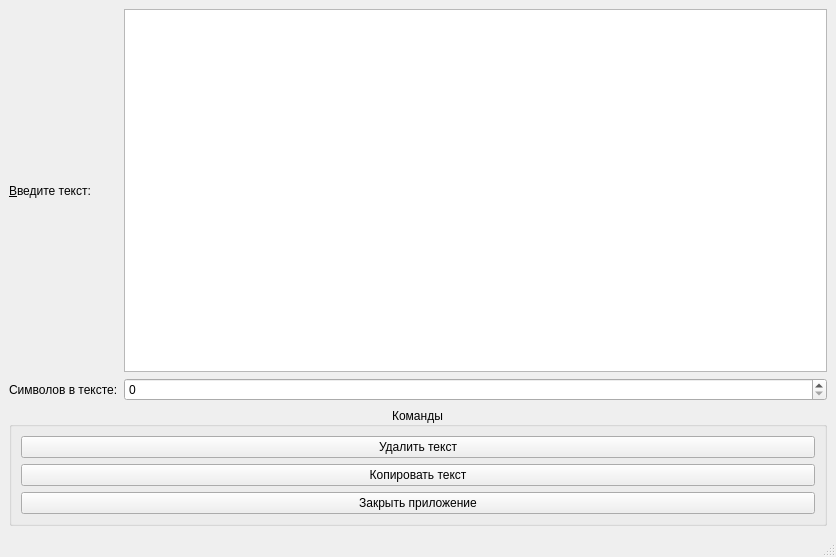
<?xml version="1.0" encoding="UTF-8"?>
<ui version="4.0">
 <class>MainWindow</class>
 <widget class="QMainWindow" name="MainWindow">
  <property name="geometry">
   <rect>
    <x>0</x>
    <y>0</y>
    <width>836</width>
    <height>557</height>
   </rect>
  </property>
  <property name="windowTitle">
   <string>MainWindow</string>
  </property>
  <widget class="QWidget" name="centralwidget">
   <layout class="QGridLayout" name="gridLayout">
    <item row="0" column="0">
     <widget class="QLabel" name="lb_text">
      <property name="text">
       <string>&amp;Введите текст:</string>
      </property>
      <property name="buddy">
       <cstring>te_text</cstring>
      </property>
     </widget>
    </item>
    <item row="0" column="1">
     <widget class="QTextEdit" name="te_text"/>
    </item>
    <item row="1" column="0">
     <widget class="QLabel" name="lb_symbolsCounter">
      <property name="text">
       <string>Символов в тексте:</string>
      </property>
     </widget>
    </item>
    <item row="1" column="1">
     <widget class="QSpinBox" name="sb_symbolsCounter"/>
    </item>
    <item row="2" column="0" colspan="2">
     <widget class="QGroupBox" name="groupBox">
      <property name="title">
       <string>Команды</string>
      </property>
      <property name="alignment">
       <set>Qt::AlignCenter</set>
      </property>
      <layout class="QVBoxLayout" name="verticalLayout">
       <item>
        <widget class="QPushButton" name="pb_clear">
         <property name="text">
          <string>Удалить текст</string>
         </property>
        </widget>
       </item>
       <item>
        <widget class="QPushButton" name="pb_copyText">
         <property name="text">
          <string>Копировать текст</string>
         </property>
        </widget>
       </item>
       <item>
        <widget class="QPushButton" name="pb_exit">
         <property name="text">
          <string notr="true">Закрыть приложение</string>
         </property>
        </widget>
       </item>
      </layout>
     </widget>
    </item>
   </layout>
  </widget>
  <widget class="QStatusBar" name="statusbar"/>
  <widget class="QMenuBar" name="menubar">
   <property name="geometry">
    <rect>
     <x>0</x>
     <y>0</y>
     <width>836</width>
     <height>25</height>
    </rect>
   </property>
  </widget>
 </widget>
 <tabstops>
  <tabstop>te_text</tabstop>
  <tabstop>sb_symbolsCounter</tabstop>
 </tabstops>
 <resources/>
 <connections>
  <connection>
   <sender>pb_exit</sender>
   <signal>clicked()</signal>
   <receiver>MainWindow</receiver>
   <slot>close()</slot>
   <hints>
    <hint type="sourcelabel">
     <x>93</x>
     <y>359</y>
    </hint>
    <hint type="destinationlabel">
     <x>273</x>
     <y>381</y>
    </hint>
   </hints>
  </connection>
  <connection>
   <sender>pb_clear</sender>
   <signal>clicked()</signal>
   <receiver>te_text</receiver>
   <slot>clear()</slot>
   <hints>
    <hint type="sourcelabel">
     <x>90</x>
     <y>277</y>
    </hint>
    <hint type="destinationlabel">
     <x>277</x>
     <y>182</y>
    </hint>
   </hints>
  </connection>
  <connection>
   <sender>te_text</sender>
   <signal>textChanged()</signal>
   <receiver>sb_symbolsCounter</receiver>
   <slot>stepUp()</slot>
   <hints>
    <hint type="sourcelabel">
     <x>367</x>
     <y>134</y>
    </hint>
    <hint type="destinationlabel">
     <x>257</x>
     <y>209</y>
    </hint>
   </hints>
  </connection>
  <connection>
   <sender>pb_clear</sender>
   <signal>clicked()</signal>
   <receiver>sb_symbolsCounter</receiver>
   <slot>clear()</slot>
   <hints>
    <hint type="sourcelabel">
     <x>407</x>
     <y>277</y>
    </hint>
    <hint type="destinationlabel">
     <x>349</x>
     <y>207</y>
    </hint>
   </hints>
  </connection>
  <connection>
   <sender>pb_copyText</sender>
   <signal>pressed()</signal>
   <receiver>te_text</receiver>
   <slot>selectAll()</slot>
   <hints>
    <hint type="sourcelabel">
     <x>268</x>
     <y>315</y>
    </hint>
    <hint type="destinationlabel">
     <x>382</x>
     <y>136</y>
    </hint>
   </hints>
  </connection>
  <connection>
   <sender>pb_copyText</sender>
   <signal>released()</signal>
   <receiver>te_text</receiver>
   <slot>copy()</slot>
   <hints>
    <hint type="sourcelabel">
     <x>422</x>
     <y>312</y>
    </hint>
    <hint type="destinationlabel">
     <x>457</x>
     <y>156</y>
    </hint>
   </hints>
  </connection>
 </connections>
</ui>
